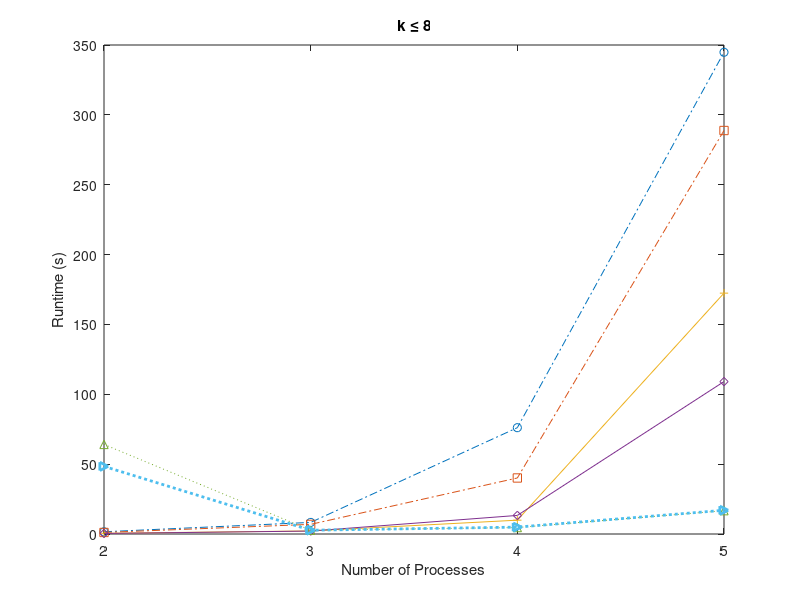
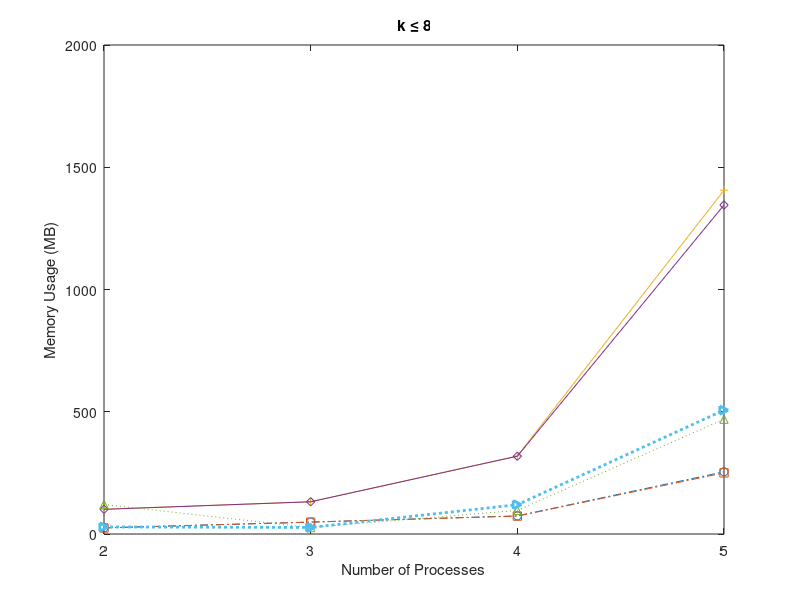

MATLAB code for these plots, in order:

%time_safe8 = [1.6 1.1 8.3 6.9 76.1 40.1 344.8 288.8];
time_safe8 = [1.6 8.3 76.1 344.8];
time_unsafe8 = [ 1.1 6.9 40.1 288.8];
hycomp_time_safe8 = [0.5 2.2 9.9 172.4];
hycomp_time_unsafe8 = [ 0.4 2.1 13.3 109.1];
dreach_time_safe8 = [64.1 2.7 4.63 16.69];
dreach_time_unsafe8 = [ 48.4 2.7 4.93 17];
%%%%%
mem_safe8 = [25.2 48.7 74.1 254.4];
mem_unsafe8 = [24.7 48.7 73.2 249.9];
hycomp_mem_safe8 = [101.4 131.8 319.1 1405.9];
hycomp_mem_unsafe8 = [ 100.9 131.8 318.2 1345.4];
dreach_mem_safe8 = [120.8 26.4 96.7 469.6];
dreach_mem_unsafe8 = [28.9 26.8 119.8 506.6];
%%%%%

N = [ 2 3 4 5 ];
% plot runtime at k <= 8
figure
%plot(time_safe8, N, 'LineWidth',1.3); 
%plot(N,time_safe8,'-.ro',N,time_unsafe8,'-.b','LineWidth',2);
%plot(N,time_safe8,'-.o',N,time_unsafe8,'-.s',N,hycomp_time_safe8,'-+',N,hycomp_time_unsafe8,'-d',...
    %N,dreach_time_safe8,':^',N,dreach_time_unsafe8,':>','LineWidth',2);
plot(N,time_safe8,'-.o',N,time_unsafe8,'-.s',N,hycomp_time_safe8,'-+',N,hycomp_time_unsafe8,'-d',...
    N,dreach_time_safe8,':^',N,dreach_time_unsafe8,':>','LineWidth',2);
%plot(N,time_safe8,'-ro',N,time_unsafe8,'-.b','LineWidth',2);
%hold on;
%plot(N,hycomp_time_safe8,'-+g',N,hycomp_time_unsafe8,'-dy','LineWidth',2);
ax = gca;
set(ax,'XTick',[ 2 3 4 5 ]);
%
xlabel('Number of Processes');
ylabel('Runtime (s)');
%legend('QBMC-safe','QBMC-unsafe','HyComp-safe','HyComp-unsafe','dReach-safe','dReach-unsafe','Location','northwest');
title('k \leq 8');
% plot memmory at k <= 8
figure
plot(N,mem_safe8,'-.o',N,mem_unsafe8,'-.s',N,hycomp_mem_safe8,'-+',N,hycomp_mem_unsafe8,'-d',...
    N,dreach_mem_safe8,':^',N,dreach_mem_unsafe8,':>','LineWidth',2);
ax = gca;
set(ax,'XTick',[ 2 3 4 5 ]);
xlabel('Number of Processes');
ylabel('Memory Usage (MB)');
%legend('QBMC-safe','QBMC-unsafe','HyComp-safe','HyComp-unsafe','dReach-safe','dReach-unsafe','Location','northwest');
title('k \leq 8');